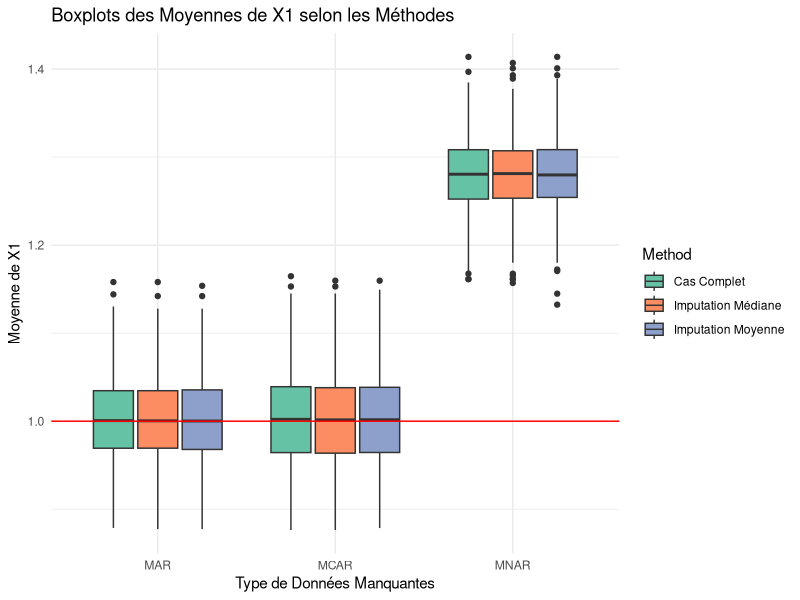
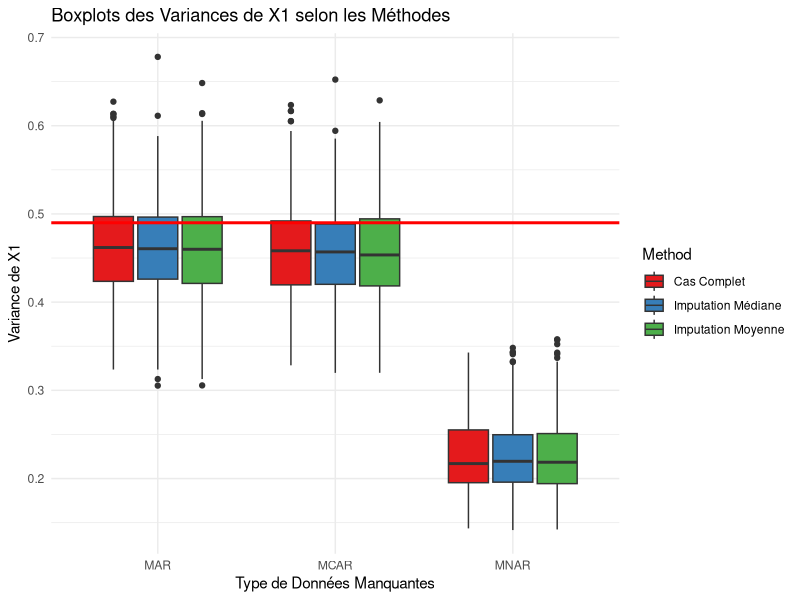
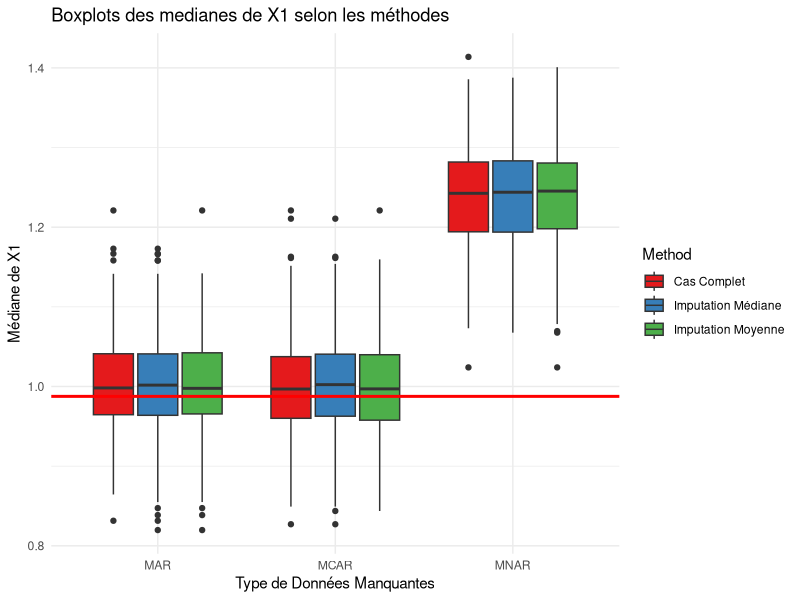

Write R code to recreate these figures, in order.
## 1. Paramètres généraux
n <- 200         # Nombre d'observations
n_sim <- 500       # Nombre de simulations

var1 <- function(x) {
  n <- length(x)
  if (n == 0) return(NA)
  m <- mean(x)
  sum((x - m)^2) / n  
}


## Variables pour stocker les résultats
somme_moy_X1 <- 0
somme_moy_B1 <- 0
somme_moy_X2 <- 0

somme_moy_impute_mcar <- 0
somme_moy_impute_mar <- 0
somme_moy_impute_mnar <- 0

somme_moy_impute_median_mcar <- 0
somme_moy_impute_median_mar <- 0
somme_moy_impute_median_mnar <- 0

somme_moy_complet_mcar <- 0
somme_moy_complet_mar <- 0
somme_moy_complet_mnar <- 0

var_complet_X1_mcar <- numeric(500)
var_moy_X1_mcar <- numeric(500)
var_med_X1_mcar <- numeric(500)

var_complet_X1_mar <- numeric(500)
var_moy_X1_mar <- numeric(500)
var_med_X1_mar <- numeric(500)

var_moy_X1_mnar <- numeric(500)
var_med_X1_mnar <- numeric(500)
var_complet_X1_mnar <- numeric(500)

med_complet_X1_mnar <- numeric(500)
med_moy_X1_mnar <- numeric(500)
med_med_X1_mnar <- numeric(500)

med_complet_X1_mcar <- numeric(500)
med_moy_X1_mcar <- numeric(500)
med_med_X1_mcar <- numeric(500)

med_complet_X1_mar <- numeric(500)
med_moy_X1_mar <- numeric(500)
med_med_X1_mar <- numeric(500)



# Moyennes théoriques
moy_theo_X1 <- 1
moy_theo_B1 <- 0.5
moy_theo_X2 <- 1
# mediane théorique 
med_theo_X1 <- 1

## Variances théoriques 

var_theo_X1 <- 0.7^2


# Stockage pour boxplots
res_MCAR <- matrix(NA, nrow = n_sim, ncol = 3)
res_MAR  <- matrix(NA, nrow = n_sim, ncol = 3)
res_MNAR <- matrix(NA, nrow = n_sim, ncol = 3)

# Stockage des variances par simulation
var_mcar <- matrix(NA, nrow = n_sim, ncol = 3)  # Moyenne, Médiane, Cas complets
var_mar <- matrix(NA, nrow = n_sim, ncol = 3)
var_mnar <- matrix(NA, nrow = n_sim, ncol = 3)

med_mcar <- matrix(NA, nrow = n_sim, ncol = 3)  # Moyenne, Médiane, Cas complets
med_mar <- matrix(NA, nrow = n_sim, ncol = 3)
med_mnar <- matrix(NA, nrow = n_sim, ncol = 3)

## 5. Boucle de simulation
for (i in 1:n_sim) {
  
  set.seed(i)
  
  # Génération des données
  B1 <- rbinom(n, 1, 0.5)
  B2 <- rbinom(n, 1, 0.7)
  X1 <- rnorm(n, mean = 1, sd = 0.7)
  X2 <- rnorm(n, mean = 1, sd = 0.5)
  
  data_complet <- data.frame(X1 = X1, X2 = X2, B1 = B1, B2 = B2)
  
  # --- MCAR ---
  data_MCAR <- data_complet
  mean(data_complet$X1)
  missing_index <- sample(1:n, size = 0.1 * n)
  data_MCAR$X1[missing_index] <- NA

  
  # Imputation moyenne
  data_MCAR_impute <- data_MCAR
  data_MCAR_impute$X1[is.na(data_MCAR_impute$X1)] <- mean(data_MCAR$X1, na.rm = TRUE)
  somme_moy_impute_mcar <- somme_moy_impute_mcar + mean(data_MCAR_impute$X1)
  
  var_moy_X1_mcar[i] <- var(data_MCAR_impute$X1)
  med_moy_X1_mcar[i] <-  median(data_MCAR_impute$X1)
  
  # Imputation médiane
  data_MCAR_impute_median <- data_MCAR
  data_MCAR_impute_median$X1[is.na(data_MCAR_impute_median$X1)] <- median(data_MCAR$X1 ,na.rm =TRUE)
  somme_moy_impute_median_mcar <- somme_moy_impute_median_mcar + mean(data_MCAR_impute_median$X1)
  
  var_med_X1_mcar[i] <- var(data_MCAR_impute_median$X1)
  med_med_X1_mcar [i]<-  median(data_MCAR_impute_median$X1)
  
  # Cas complets
  data_complet_mcar <- na.omit(data_MCAR)
  somme_moy_complet_mcar <- somme_moy_complet_mcar + mean(data_complet_mcar$X1)
  
  
  res_MCAR[i, ] <- c(mean(data_MCAR_impute$X1),
                     mean(data_MCAR_impute_median$X1),
                     mean(data_complet_mcar$X1))
  
  var_mcar[i, ] <- c(var(data_MCAR_impute$X1),
                     var(data_MCAR_impute_median$X1),
                     var(data_complet_mcar$X1))
  
  med_mcar[i,] <- c(median(data_MCAR_impute$X1),
                    median(data_MCAR_impute_median$X1),
                    median(data_complet_mcar$X1))
  
 
  var_complet_X1_mcar[i] <- var(data_complet_mcar$X1)
  med_complet_X1_mcar [i]<- median(data_complet_mcar$X1)
  
  
  # --- MAR ---
  data_MAR <- data_complet
  missing_index1 <- ifelse(data_MAR$B2 == 0 & data_MAR$X2 < 0.7, 1, 0)
  table(missing_index1)
  data_MAR$X1 <- ifelse(missing_index1 == 0, data_MAR$X1, NA)
  
  
  # Imputation moyenne
  data_MAR_impute <- data_MAR
  data_MAR_impute$X1[is.na(data_MAR_impute$X1)] <- mean(data_MAR$X1, na.rm = TRUE)
  somme_moy_impute_mar <- somme_moy_impute_mar + mean(data_MAR_impute$X1)
  
  var_moy_X1_mar[i] <-  var(data_MAR_impute$X1)
  med_moy_X1_mar[i] <- median(data_MAR_impute$X1)
  
  # Imputation médiane
  data_MAR_impute_median <- data_MAR
  data_MAR_impute_median$X1[is.na(data_MAR_impute_median$X1)] <- median(data_MAR$X1, na.rm = TRUE)
  somme_moy_impute_median_mar <- somme_moy_impute_median_mar + mean(data_MAR_impute_median$X1)
   
 
  var_med_X1_mar[i] <- var(data_MAR_impute_median$X1)
  med_med_X1_mar[i] <- median(data_MAR_impute_median$X1)
  
  # Cas complets
  data_complet_mar <- na.omit(data_MAR)
  somme_moy_complet_mar <- somme_moy_complet_mar + mean(data_complet_mar$X1)
  
  res_MAR[i, ] <- c( mean(data_MAR_impute$X1),
                    mean(data_MAR_impute_median$X1),
                    mean(data_complet_mar$X1))
   
  var_mar[i, ] <- c(var(data_MAR_impute$X1),
                    var(data_MAR_impute_median$X1),
                    var(data_complet_mar$X1))
  
  med_mar[i,] <- c(median(data_MAR_impute$X1),
                   median(data_MAR_impute_median$X1),
                   median(data_complet_mar$X1))
  
  
  var_complet_X1_mar[i] <-  var(data_complet_mar$X1)
  med_complet_X1_mar [i]<-  median(data_complet_mar$X1)
  
  
  # --- MNAR ---
  data_MNAR <- data_complet
  missing_index2 <- ifelse(data_MNAR$X1 < 0.5 , 1, 0)
  table(missing_index2)
  data_MNAR$X1 <- ifelse(missing_index2 == 0, data_MNAR$X1, NA)
  
  
  # Imputation moyenne
  data_MNAR_impute <- data_MNAR
  data_MNAR_impute$X1[is.na(data_MNAR_impute$X1)] <- mean(data_MNAR$X1, na.rm = TRUE)
  somme_moy_impute_mnar <- somme_moy_impute_mnar + mean(data_MNAR_impute$X1)
 
  var_moy_X1_mnar[i] <- var(data_MNAR_impute$X1)
  med_moy_X1_mnar [i]<-  median(data_MNAR_impute$X1)
  
  # Imputation médiane
  data_MNAR_impute_median <- data_MNAR
  data_MNAR_impute_median$X1[is.na(data_MNAR_impute_median$X1)] <- median(data_MNAR$X1, na.rm = TRUE)
  somme_moy_impute_median_mnar <- somme_moy_impute_median_mnar + mean(data_MNAR_impute_median$X1)

  var_med_X1_mnar[i] <- var(data_MNAR_impute_median$X1)
  med_med_X1_mnar[i] <-  median(data_MNAR_impute_median$X1)
  
  
  # Cas complets
  data_complet_mnar <- na.omit(data_MNAR)
  somme_moy_complet_mnar <- somme_moy_complet_mnar + mean(data_complet_mnar$X1)
  med_complet_X1_mnar[i] <-  median(data_complet_mnar$X1)
  var_complet_X1_mnar[i] <-  var(data_complet_mnar$X1)
  
  res_MNAR[i, ] <- c(mean(data_MNAR_impute$X1),
                     mean(data_MNAR_impute_median$X1),
                     mean(data_complet_mnar$X1))
  
  var_mnar[i, ] <- c(var(data_MNAR_impute$X1),
                     var(data_MNAR_impute_median$X1),
                     var(data_complet_mnar$X1))
  
  med_mnar[i,] <- c(median(data_MNAR_impute$X1),
                   median(data_MNAR_impute_median$X1),
                   median(data_complet_mnar$X1))
  
  
  
}

## 6. Calcul des moyennes sur les 500 simulations

moyenne_impute_mcar <- somme_moy_impute_mcar / n_sim
moyenne_impute_mar <- somme_moy_impute_mar / n_sim
moyenne_impute_mnar <- somme_moy_impute_mnar / n_sim

moyenne_impute_median_mcar <- somme_moy_impute_median_mcar / n_sim
moyenne_impute_median_mar <- somme_moy_impute_median_mar / n_sim
moyenne_impute_median_mnar <- somme_moy_impute_median_mnar / n_sim

moyenne_complet_mcar <- somme_moy_complet_mcar / n_sim
moyenne_complet_mar <- somme_moy_complet_mar / n_sim
moyenne_complet_mnar <- somme_moy_complet_mnar / n_sim


## 7. Calcul des biais pour Moyenne

## imputation moyenne

Biais_impute_mcar <- moyenne_impute_mcar - moy_theo_X1
Biais_impute_mar <- moyenne_impute_mar - moy_theo_X1
Biais_impute_mnar <- moyenne_impute_mnar - moy_theo_X1

## imputation mediane

Biais_impute_median_mcar <- moyenne_impute_median_mcar - moy_theo_X1
Biais_impute_median_mar <- moyenne_impute_median_mar - moy_theo_X1
Biais_impute_median_mnar <- moyenne_impute_median_mnar - moy_theo_X1

## Cas complets

Biais_complet_mcar <- moyenne_complet_mcar - moy_theo_X1
Biais_complet_mar <- moyenne_complet_mar - moy_theo_X1
Biais_complet_mnar <- moyenne_complet_mnar - moy_theo_X1


## 7. calcul des biais pour variance 

## MCAR
var_mcar_moy <- mean(var_moy_X1_mcar)
var_mcar_med <- mean(var_med_X1_mcar)
var_mcar_complet <- mean(var_complet_X1_mcar)

## MAR
var_mar_complet <- mean(var_complet_X1_mar) 
var_mar_moy <- mean(var_moy_X1_mar) 
var_mar_med <- mean(var_med_X1_mar)

## MNAR
var_mnar_complet <- mean(var_complet_X1_mnar)
var_mnar_moy <- mean(var_moy_X1_mnar)
var_mnar_med <- mean(var_med_X1_mnar)

## Biais Variance 

## MCAR
Biais_var_complet_mcar <- var_mcar_complet - var_theo_X1
Biais_var_moy_mcar <- var_mcar_moy - var_theo_X1
Biais_var_med_mcar <- var_mcar_med - var_theo_X1


## MAR 
Biais_var_complet_mar <- var_mar_complet - var_theo_X1
Biais_var_moy_mar <- var_mar_moy - var_theo_X1
Biais_var_med_mar <- var_mar_med - var_theo_X1



## MNAR
Biais_var_complet_mnar <- var_mnar_complet - var_theo_X1
Biais_var_moy_mnar <- var_mnar_moy - var_theo_X1
Biais_var_med_mnar <- var_mnar_med - var_theo_X1

# Calcul des biais pour mediane
## MCAR
med_mcar_complet <- mean(med_complet_X1_mcar)
med_mcar_moy <- mean(med_moy_X1_mcar)
med_mcar_med <- mean(med_med_X1_mcar)

## MAR
med_mar_complet <- mean(med_complet_X1_mar)
med_mar_moy <- mean(med_moy_X1_mar)
med_mar_med <- mean(med_med_X1_mar )

## MNAR
med_mnar_complet <- mean(med_complet_X1_mnar) 
med_mnar_moy <- mean(med_moy_X1_mnar)
med_mnar_med <- mean(med_med_X1_mnar)

## Biais Mediane

## MCAR
Biais_med_complet_mcar <- med_mcar_complet - med_theo_X1
Biais_med_moy_mcar <- med_mcar_moy - med_theo_X1
Biais_med_med_mcar <- med_mcar_med - med_theo_X1


## MAR 
Biais_med_complet_mar <- med_mar_complet - med_theo_X1
Biais_med_moy_mar <- med_mar_moy - med_theo_X1
Biais_med_med_mar <- med_mar_med - med_theo_X1

## MNAR
Biais_med_complet_mnar <- med_mnar_complet - med_theo_X1
Biais_med_moy_mnar <- med_mnar_moy - med_theo_X1
Biais_med_med_mnar <- med_mnar_med - med_theo_X1




# Calcul des erreurs quadratiques moyennes (RMSE) pour chaque méthode
erreur_quadratique_mcar <- sqrt(mean((res_MCAR[, 1] - moy_theo_X1)^2))
erreur_quadratique_mar <- sqrt(mean((res_MAR[, 1] - moy_theo_B1)^2))
erreur_quadratique_mnar <- sqrt(mean((res_MNAR[, 1] - moy_theo_X2)^2))



print(paste("EQM MCAR (X1) : ", erreur_quadratique_mcar))
print(paste("EQM MAR (B1) : ", erreur_quadratique_mar))
print(paste("EQM MNAR (X2) : ", erreur_quadratique_mnar))



library(ggplot2)
library(reshape2)
library(dplyr)


             ## Boxplots moyenne

# Supposons que res_MCAR, res_MAR et res_MNAR contiennent les moyennes de X1 pour chaque méthode
resultats <- data.frame(
  Method = rep(c("Imputation Moyenne", "Imputation Médiane", "Cas Complet"), times = n_sim * 3),
  Type = rep(c("MCAR", "MAR", "MNAR"), each = n_sim * 3),
  Mean_X1 = c(res_MCAR[,1], res_MCAR[,2], res_MCAR[,3],
              res_MAR[,1], res_MAR[,2], res_MAR[,3],
              res_MNAR[,1], res_MNAR[,2], res_MNAR[,3])
)


ggplot(resultats, aes(x = Type, y = Mean_X1, fill = Method)) +
  geom_boxplot() +
  geom_hline(yintercept = moy_theo_X1, color = "red") +
  labs(title = "Boxplots des Moyennes de X1 selon les Méthodes",
       x = "Type de Données Manquantes",
       y = "Moyenne de X1") +
  theme_minimal() +
  scale_fill_brewer(palette = "Set2") # Pour une palette de couleurs




    ## Boxplots variance 
resultats_var <- data.frame(
  Method = rep(c("Imputation Moyenne", "Imputation Médiane", "Cas Complet"), times = n_sim * 3),
  Type = rep(c("MCAR", "MAR", "MNAR"), each = n_sim * 3),
  Variance_X1 = c(var_mcar[,1], var_mcar[,2], var_mcar[,3],
                  var_mar[,1], var_mar[,2], var_mar[,3],
                  var_mnar[,1], var_mnar[,2], var_mnar[,3])
)


ggplot(resultats_var, aes(x = Type, y = Variance_X1, fill = Method)) +
  geom_boxplot() +
  labs(title = "Boxplots des Variances de X1 selon les Méthodes",
       x = "Type de Données Manquantes",
       y = "Variance de X1") +
  theme_minimal() +
  scale_fill_brewer(palette = "Set1") +  # Palette de couleurs
  geom_hline(yintercept = var_theo_X1, color = "red", size = 1) 

## Boxplots mediane

resultats_medianes <- data.frame(
  Method = rep(c("Imputation Moyenne", "Imputation Médiane", "Cas Complet"), times = 3),
  Type = rep(c("MCAR", "MAR", "MNAR"), each = n_sim * 3),
  Median_X1 = c(med_mcar, med_mar, med_mnar)
)

# Tracer les boxplots avec les médianes
ggplot(resultats_medianes, aes(x = Type, y = Median_X1, fill = Method)) + 
  geom_boxplot() +
  labs(title = "Boxplots des medianes de X1 selon les méthodes",
       x = "Type de Données Manquantes",
       y = "Médiane de X1") +
  theme_minimal() +
  scale_fill_brewer(palette = "Set1")+
  # Ajouter les lignes médianes
  geom_hline(yintercept = median(X1), color = "red" ,size =1)



























